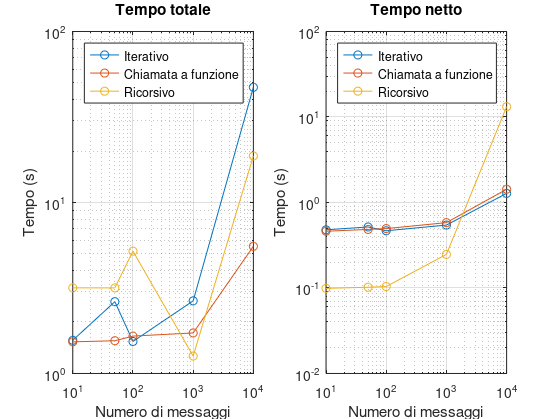
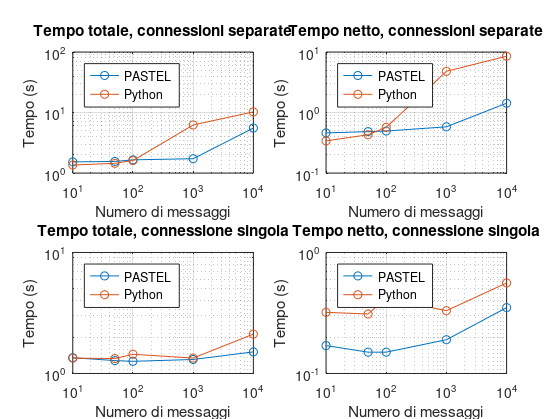

Recreate these plots in MATLAB, in order.
data= [10, 1.563,  0.479, 1.531, 0.461,  3.168,  0.099,  1.357, 0.340;
       50, 2.629,  0.517, 1.554, 0.484,  3.166,  0.102,  1.448, 0.430;
      100, 1.539,  0.467, 1.654, 0.495,  5.192,  0.104,  1.610, 0.570;
     1000, 2.659,  0.544, 1.726, 0.581,  1.264,  0.247,  6.234, 4.800;
    10000, 47.178, 1.278, 5.542, 1.428, 18.718, 13.194, 10.254, 8.540];

data_2 = [    10, 1.350, 0.17, 1.339, 0.32;
              50, 1.278, 0.15, 1.328, 0.31;
             100, 1.260, 0.15, 1.441, 0.42;
            1000, 1.305, 0.19, 1.340, 0.33;
           10000, 1.508, 0.35, 2.115, 0.56];
%%
h=figure();
subplot(1,2,1)
loglog(data(:,1)',data(:,2)','-o');
hold on
grid on
loglog(data(:,1)',data(:,4)','-o');
loglog(data(:,1)',data(:,6)','-o');
legend('Iterativo','Chiamata a funzione', 'Ricorsivo','Location','NorthWest');
xlabel("Numero di messaggi");
ylabel("Tempo (s)");
title("Tempo totale");
hold off
subplot(1,2,2);
loglog(data(:,1)',data(:,3)','-o');
hold on
grid on
loglog(data(:,1)',data(:,5)','-o');
loglog(data(:,1)',data(:,7)','-o');
xlabel("Numero di messaggi");
ylabel("Tempo (s)");
title("Tempo netto");
legend('Iterativo','Chiamata a funzione', 'Ricorsivo','Location', 'NorthWest');
hold off

set(h,'Units','Inches');
pos = get(h,'Position');
set(h,'PaperPositionMode','Auto','PaperUnits','Inches','PaperSize',[pos(3), pos(4)])
print(h,'performance-graph','-dpdf','-r0')
%%
j=figure();
subplot(2,2,1)
loglog(data(:,1)',data(:,4)','-o');
hold on
grid on
loglog(data(:,1)',data(:,8)','-o');
legend('PASTEL','Python','Location','NorthWest');
xlabel("Numero di messaggi");
ylabel("Tempo (s)");
title("Tempo totale, connessioni separate");
hold off

subplot(2,2,2);
loglog(data(:,1)',data(:,5)','-o');
hold on
grid on
loglog(data(:,1)',data(:,9)','-o');
xlabel("Numero di messaggi");
ylabel("Tempo (s)");
title("Tempo netto, connessioni separate");
legend('PASTEL','Python','Location','NorthWest');
hold off

subplot(2,2,3)
loglog(data_2(:,1)',data_2(:,2)','-o');
hold on
grid on
loglog(data_2(:,1)',data_2(:,4)','-o');
legend('PASTEL','Python','Location','NorthWest');
xlabel("Numero di messaggi");
ylabel("Tempo (s)");
title("Tempo totale, connessione singola");
hold off

subplot(2,2,4);
loglog(data_2(:,1)',data_2(:,3)','-o');
hold on
grid on
loglog(data_2(:,1)',data_2(:,5)','-o');
xlabel("Numero di messaggi");
ylabel("Tempo (s)");
title("Tempo netto, connessione singola");
legend('PASTEL','Python','Location','NorthWest');
hold off



set(j,'Units','Inches');
pos = get(j,'Position');
set(j,'PaperPositionMode','Auto','PaperUnits','Inches','PaperSize',[pos(3), pos(4)])
print(j,'pvp','-dpdf','-r0')
